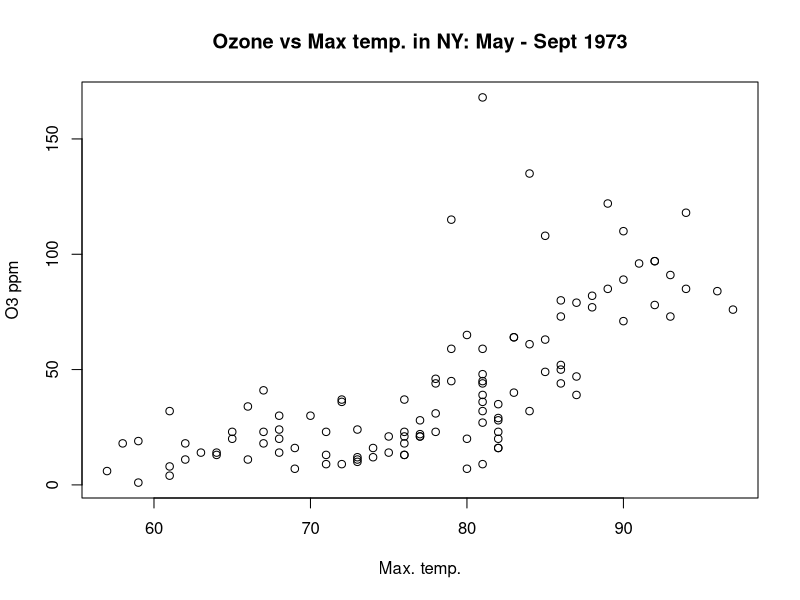

The R script that drew this image:
## ---- chunk 1
knitr::opts_chunk$set(echo = TRUE)
knitr::opts_chunk$set(fig.width=6, fig.height=3.5) 
## ---- chunk 2
# Removing some NA's in the data
aq <- na.omit(datasets::airquality)
plot(aq$Ozone~aq$Temp, 
     main = 'Ozone vs Max temp. in NY: May - Sept 1973',
     xlab = 'Max. temp.', ylab = 'O3 ppm')
